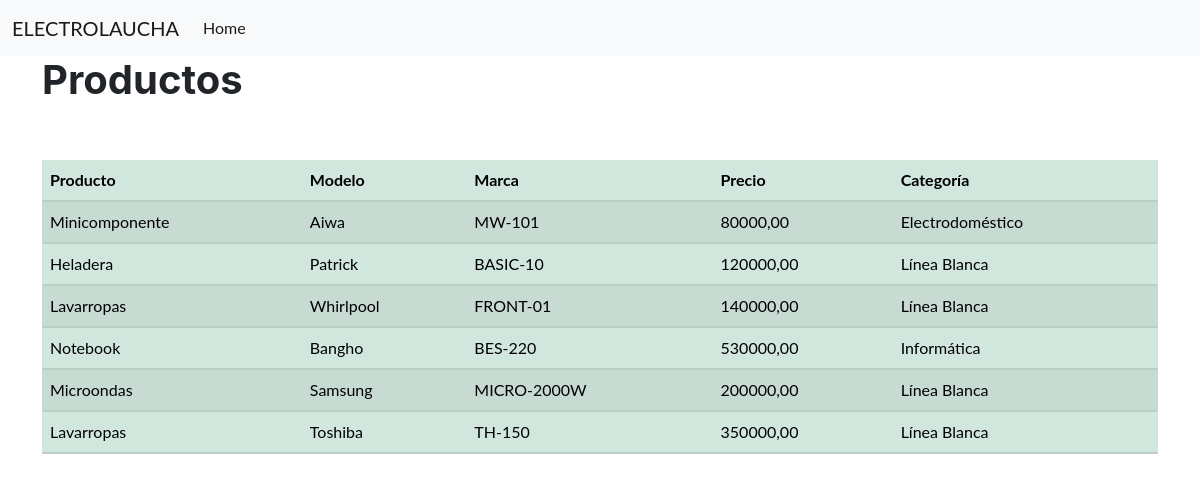
The page /managermenu/verproductos/ on the database as committed earlier.
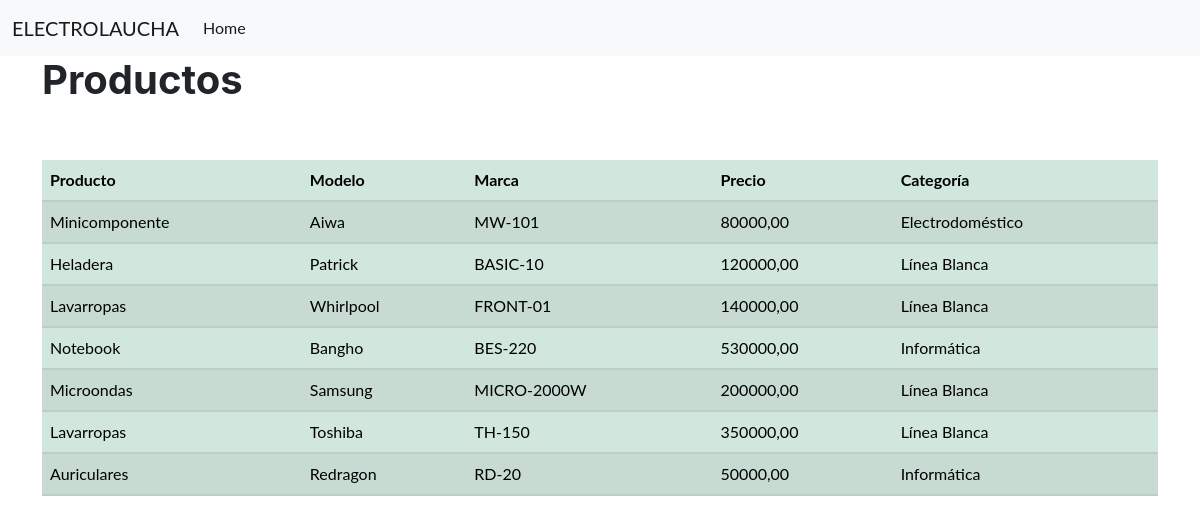
The same page on the database as committed later.
### app1/models.py (models this page shows, shortened)
class Producto(models.Model):
    producto = models.CharField(max_length=100)
    categoria = models.IntegerField(choices=category)
    marca = models.CharField(max_length=100)
    modelo = models.CharField(max_length=100, unique=True)
    precio = models.DecimalField(decimal_places=2, max_digits=9)

### app1/views.py (the view)
# urls.py: path("managermenu/verproductos/", view_ver_productos),
def view_ver_productos(request):
    productos = []
    for i in models.Producto.objects.all():
        productos.append(i)
    return render(request, "users/verproductos.html", {"productos": productos})

### app1/templates/users/verproductos.html
{% extends "app1/index.html" %}
{% block content %}
    <h1>Productos</h1>
    <br><br>
    <table class="table table-success table-striped">
        <thead>
            <th>Producto</th>
            <th>Modelo</th>
            <th>Marca</th>
            <th>Precio</th>
            <th>Categoría</th>
        </thead>
        <tbody>
            {% if productos %}
                {% for producto in productos %}
                    <tr>
                        <td>{{producto.producto}}</td>
                        <td>{{producto.marca}}</td>
                        <td>{{producto.modelo}}</td>
                        <td>{{producto.precio}}</td>
                        <td>{{producto.get_categoria_display}}</td>
                        </tr>
                {% endfor %}
            {% endif %}
        </tbody>
    </table>
{% endblock content %}

Rows that differ between the two databases and show on the page:
added Producto: producto "Auriculares", marca "Redragon", modelo "RD-20", precio "50000,00", categoria "Informática"
